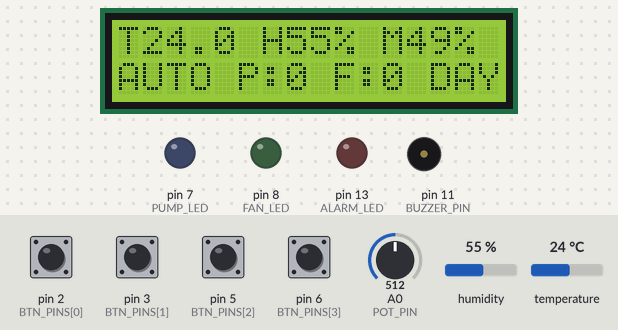
A sketch run on a simulated Arduino Uno, built with avr-gcc and run on an emulated ATmega328P. Shown: 16×2 character LCD, output pins drawn as LEDs (lit = HIGH), buzzer (waves = sounding). Dashed ring = blinking. The test bench sets the inputs (shaded band); at power-on: pin 2 (BTN_PINS[0]), pin 3 (BTN_PINS[1]), pin 5 (BTN_PINS[2]), pin 6 (BTN_PINS[3]) HIGH, A0 (POT_PIN) = 512, humidity 55 %, temperature 24 °C. Pins used as bus, display or sensor lines are not drawn; what the sketch prints to the serial monitor is not drawn.

Above: at 2.2 s.
2.3 s: A0 (POT_PIN) set to 709
At 3.6 s:
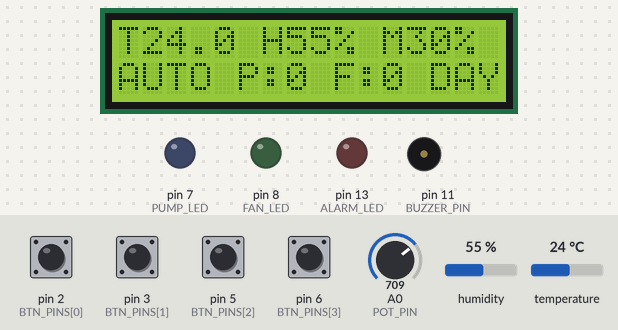
4.1 s: A0 (POT_PIN) set to 728
At 5.1 s:
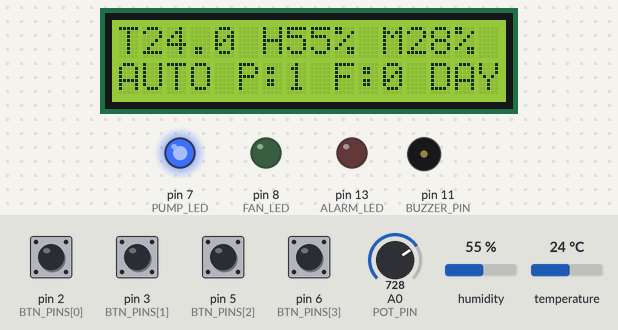
6.1 s: pin 2 (BTN_PINS[0]) pulled LOW for 0.15 s
At 7.8 s:
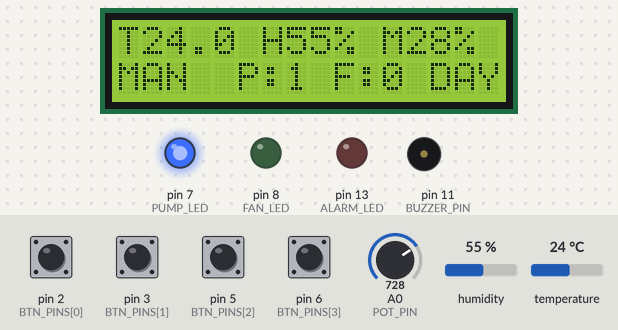
8.1 s: A0 (POT_PIN) set to 861
At 9.3 s:
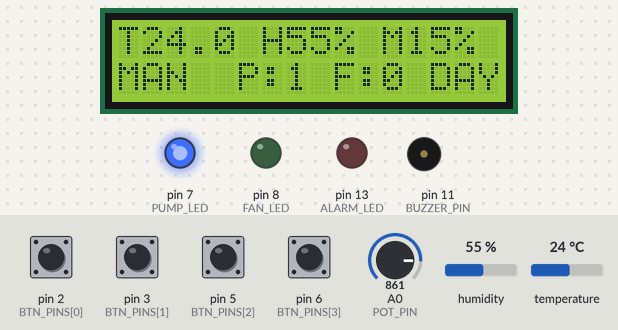
10.1 s: A0 (POT_PIN) set to 878
At 11.5 s:
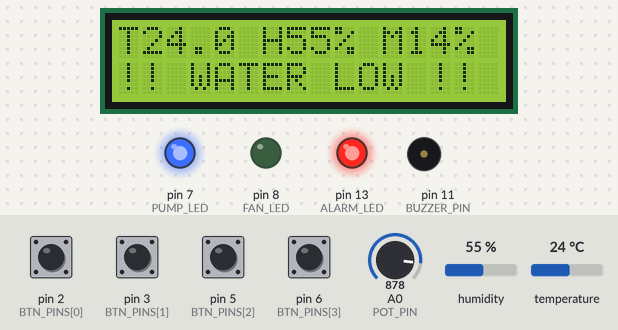
13.6 s: pin 3 (BTN_PINS[1]) pulled LOW for 0.15 s
At 25.87 s:
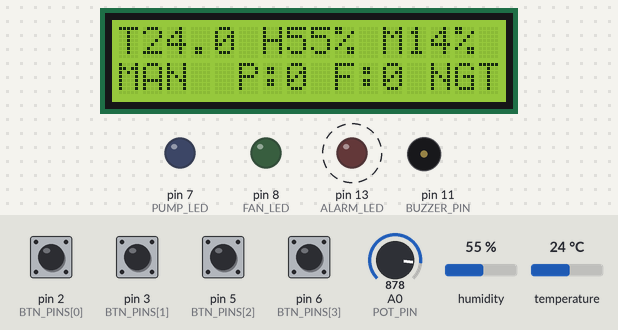
Timing chart, 0 to 28.1 s (numbered marks = the images above; inputs shaded):
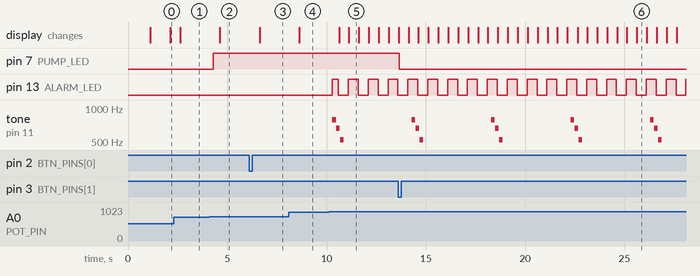

Measured:
- the behaviour switches between 716 and 717 on A0 (POT_PIN) (found by bisection; images 1 and 2)
- the behaviour switches between 869 and 870 on A0 (POT_PIN) (found by bisection; images 4 and 5)
- after the input at 2.3 s, the display: changes after 0.33 s (image 1)
- after the input at 4.1 s, pin 7 (PUMP_LED): LOW → HIGH after 0.20 s; the display: changes after 0.53 s (image 2)
- after the input at 6.1 s, the display: changes after 0.53 s (image 3)
- after the input at 8.1 s, the display: changes after 0.53 s (image 4)
- after the input at 10.1 s, pin 13 (ALARM_LED): LOW → HIGH after 0.20 s, then repeats every 1.0 s: LOW 0.50 s, HIGH 0.50 s; tone on pin 11 (BUZZER_PIN): plays 784 Hz for 0.18 s, 659 Hz for 0.18 s, 523 Hz for 0.18 s, starting after 0.20 s; the display: first changes after 0.53 s (image 5 shows a later state)
- after the input at 13.6 s, pin 7 (PUMP_LED): HIGH → LOW after 0.06 s

The sketch:

sketch.ino
```cpp
/*
 * 스마트팜 워크북 — 완성 코드 (Arduino UNO / ESP32 공용)
 * ------------------------------------------------------------------
 * 가변저항 = 토양 수분 센서(아날로그) 대용, DHT = 온습도, LED = 펌프·팬·생장등·경보,
 * 수동 부저 = 물 부족 경보음, 버튼 4개, I2C LCD 16x2
 * 보드 종류에 따라 핀이 자동으로 선택된다 (#if defined(ESP32)).
 */
#include <DHT.h>
#include <Wire.h>
#include <LiquidCrystal_I2C.h>

#define DHT_TYPE DHT22            // Wokwi: DHT22  /  실물 DHT11 사용 시 DHT11 로 변경

#if defined(ESP32)
const int POT_PIN = 34, DHT_PIN = 4;
const int GROW_R = 25, GROW_B = 26;              // 생장 LED (PWM)
const int PUMP_LED = 16, FAN_LED = 17, ALARM_LED = 18;
const int BUZZER_PIN = 23;
const int BTN_PINS[4] = {13, 14, 32, 33};        // MODE, PUMP, FAN, MUTE
const int ADC_MAX = 4095;
#else
const int POT_PIN = A0, DHT_PIN = 4;
const int GROW_R = 9, GROW_B = 10;
const int PUMP_LED = 7, FAN_LED = 8, ALARM_LED = 13;
const int BUZZER_PIN = 11;
const int BTN_PINS[4] = {2, 3, 5, 6};
const int ADC_MAX = 1023;
#endif

DHT dht(DHT_PIN, DHT_TYPE);
LiquidCrystal_I2C lcd(0x27, 16, 2);

// ---------- 기준값 ----------
const int DRY_ADC = ADC_MAX, WET_ADC = 0;         // 실제 토양센서: 마를수록 값이 커짐
const int PUMP_ON_PCT = 30, PUMP_OFF_PCT = 50;     // 펌프 히스테리시스
const int ALARM_PCT = 15;                          // 물 부족 경보
const float FAN_ON_T = 28.0, FAN_OFF_T = 27.0;     // 팬 히스테리시스 (온도)
const float FAN_ON_H = 70.0, FAN_OFF_H = 65.0;     // 팬 히스테리시스 (습도)
const unsigned long DAY_MS = 40000;                // 하루 = 40초로 축소
const unsigned long SUNRISE_END = 5000, SUNSET_START = 20000, SUNSET_END = 25000;

// ---------- 상태 ----------
enum Mode { MODE_AUTO, MODE_MANUAL };
Mode mode = MODE_AUTO;
bool pumpOn = false, fanOn = false, muted = false, blinkOn = false;
int soilAdc = 0, soilPct = 0, growPwm = 0;
float temperature = NAN, humidity = NAN;
unsigned long lastSoilMs = 0, lastDhtMs = 0, lastBlinkMs = 0, lastLcdMs = 0;

// ---------- 버튼 ----------
struct Button { int pin; bool stable; bool lastRead; unsigned long changedMs; };
Button buttons[4];
bool pressed(Button &b) {
  bool r = digitalRead(b.pin);
  if (r != b.lastRead) { b.lastRead = r; b.changedMs = millis(); }
  if (millis() - b.changedMs > 30 && r != b.stable) {
    b.stable = r;
    return b.stable == LOW;
  }
  return false;
}

// ---------- 계산 ----------
int toPercent(int adc) {                            // ADC → 토양 수분 %
  return constrain((int)map(adc, DRY_ADC, WET_ADC, 0, 100), 0, 100);
}

int growLevel(unsigned long now) {                  // 일출 → 낮 → 일몰 → 밤
  unsigned long p = now % DAY_MS;
  if (p < SUNRISE_END)  return map(p, 0, SUNRISE_END, 0, 255);
  if (p < SUNSET_START) return 255;
  if (p < SUNSET_END)   return map(p, SUNSET_START, SUNSET_END, 255, 0);
  return 0;
}

// ---------- 자동 제어 ----------
void autoPump() {
  if (!pumpOn && soilPct < PUMP_ON_PCT)        { pumpOn = true;  Serial.print(F("# 펌프 ON  (토양 ")); Serial.print(soilPct); Serial.println(F("%)")); }
  else if (pumpOn && soilPct >= PUMP_OFF_PCT)  { pumpOn = false; Serial.print(F("# 펌프 OFF (토양 ")); Serial.print(soilPct); Serial.println(F("%)")); }
}

void autoFan() {
  if (isnan(temperature) || isnan(humidity)) return;
  if (!fanOn && (temperature >= FAN_ON_T || humidity >= FAN_ON_H)) { fanOn = true;  Serial.println(F("# 팬 ON")); }
  else if (fanOn && temperature < FAN_OFF_T && humidity < FAN_OFF_H) { fanOn = false; Serial.println(F("# 팬 OFF")); }
}

// ---------- 경보음 (논블로킹) ----------
const int ALARM_NOTES[3] = {784, 659, 523};       // 솔-미-도
const unsigned long NOTE_MS = 200, REPEAT_MS = 4000;
unsigned long alarmSeqMs = 0;
int alarmNote = -1;                                // -1 = 쉬는 중

void updateAlarmSound(unsigned long now, bool active) {
  if (!active || muted) {
    if (alarmNote >= 0) { noTone(BUZZER_PIN); alarmNote = -1; }
    return;
  }
  if (alarmNote < 0) {
    if (now - alarmSeqMs >= REPEAT_MS) {           // 4초마다 한 소절
      alarmSeqMs = now; alarmNote = 0;
      tone(BUZZER_PIN, ALARM_NOTES[0], NOTE_MS - 20);
    }
  } else if (now - alarmSeqMs >= (unsigned long)(alarmNote + 1) * NOTE_MS) {
    alarmNote++;
    if (alarmNote < 3) tone(BUZZER_PIN, ALARM_NOTES[alarmNote], NOTE_MS - 20);
    else alarmNote = -1;
  }
}

// ---------- 출력 ----------
void report() {
  Serial.print(F("T=")); if (isnan(temperature)) Serial.print(F("--")); else Serial.print(temperature, 1);
  Serial.print(F("C H=")); if (isnan(humidity)) Serial.print(F("--")); else Serial.print(humidity, 0);
  Serial.print(F("% 토양=")); Serial.print(soilPct); Serial.print(F("%(ADC="));
  Serial.print(soilAdc); Serial.print(F(") | 펌프=")); Serial.print(pumpOn ? F("ON") : F("OFF"));
  Serial.print(F(" 팬=")); Serial.print(fanOn ? F("ON") : F("OFF"));
  Serial.print(F(" 조명=")); Serial.print(growPwm); Serial.print(growPwm > 0 ? F("(낮)") : F("(밤)"));
  Serial.print(F(" | 모드=")); Serial.print(mode == MODE_AUTO ? F("AUTO") : F("MANUAL"));
  Serial.print(F(" 음소거=")); Serial.println(muted ? F("ON") : F("OFF"));
}

void lcdLine(uint8_t row, const char* text) {
  char buf[17];
  snprintf(buf, sizeof(buf), "%-16s", text);
  lcd.setCursor(0, row); lcd.print(buf);
}

void updateLcd() {
  char l1[17], l2[17], t[8];
  if (isnan(temperature) || isnan(humidity)) {
    snprintf(l1, sizeof(l1), "T--.- H--%% M%d%%", soilPct);
  } else {
    dtostrf(temperature, 4, 1, t);
    snprintf(l1, sizeof(l1), "T%s H%d%% M%d%%", t, (int)humidity, soilPct);
  }
  if (soilPct < ALARM_PCT && blinkOn) {
    snprintf(l2, sizeof(l2), "!! WATER LOW !!");
  } else {
    snprintf(l2, sizeof(l2), "%s P:%d F:%d %s", mode == MODE_AUTO ? "AUTO" : "MAN ",
             pumpOn, fanOn, growPwm > 0 ? "DAY" : "NGT");
  }
  lcdLine(0, l1); lcdLine(1, l2);
}

void setup() {
  Serial.begin(115200);
#if defined(ESP32)
  analogReadResolution(12);
#endif
  pinMode(GROW_R, OUTPUT); pinMode(GROW_B, OUTPUT);
  pinMode(PUMP_LED, OUTPUT); pinMode(FAN_LED, OUTPUT); pinMode(ALARM_LED, OUTPUT);
  for (int i = 0; i < 4; i++) {
    buttons[i] = {BTN_PINS[i], HIGH, HIGH, 0};
    pinMode(BTN_PINS[i], INPUT_PULLUP);
  }
  dht.begin();
  lcd.init(); lcd.backlight();
  lcdLine(0, "Smart Farm");
  lcdLine(1, "Week5 Workbook");
  Serial.println(F("# 스마트팜 완성 코드"));
  delay(1000);                                     // 시작 화면 (setup 에서만 사용)
}

void loop() {
  unsigned long now = millis();

  // 1) 버튼
  if (pressed(buttons[0])) {
    mode = (mode == MODE_AUTO) ? MODE_MANUAL : MODE_AUTO;
    Serial.print(F("# 모드 -> ")); Serial.println(mode == MODE_AUTO ? F("AUTO") : F("MANUAL"));
  }
  if (pressed(buttons[1])) {
    if (mode == MODE_MANUAL) { pumpOn = !pumpOn; Serial.print(F("# 수동 펌프 ")); Serial.println(pumpOn ? F("ON") : F("OFF")); }
    else Serial.println(F("# AUTO 모드에서는 수동 펌프 버튼이 무시됩니다"));
  }
  if (pressed(buttons[2])) {
    if (mode == MODE_MANUAL) { fanOn = !fanOn; Serial.print(F("# 수동 팬 ")); Serial.println(fanOn ? F("ON") : F("OFF")); }
    else Serial.println(F("# AUTO 모드에서는 수동 팬 버튼이 무시됩니다"));
  }
  if (pressed(buttons[3])) {
    muted = !muted;
    Serial.print(F("# 음소거 ")); Serial.println(muted ? F("ON") : F("OFF"));
  }

  // 2) 토양 수분 (200 ms 샘플링)
  if (now - lastSoilMs >= 200) {
    lastSoilMs = now;
    soilAdc = analogRead(POT_PIN);
    soilPct = toPercent(soilAdc);
    if (mode == MODE_AUTO) autoPump();
  }

  // 3) 온습도 (2초)
  if (now - lastDhtMs >= 2000) {
    lastDhtMs = now;
    humidity = dht.readHumidity();
    temperature = dht.readTemperature();
    if (mode == MODE_AUTO) autoFan();
    report();
  }

  // 4) 점멸 타이밍
  if (now - lastBlinkMs >= 500) { lastBlinkMs = now; blinkOn = !blinkOn; }

  // 5) 출력
  growPwm = growLevel(now);
  analogWrite(GROW_R, growPwm);
  analogWrite(GROW_B, growPwm);
  digitalWrite(PUMP_LED, pumpOn ? HIGH : LOW);
  digitalWrite(FAN_LED, fanOn ? HIGH : LOW);
  bool alarm = soilPct < ALARM_PCT;
  digitalWrite(ALARM_LED, (alarm && blinkOn) ? HIGH : LOW);
  updateAlarmSound(now, alarm);
  if (now - lastLcdMs >= 500) { lastLcdMs = now; updateLcd(); }
}
```
